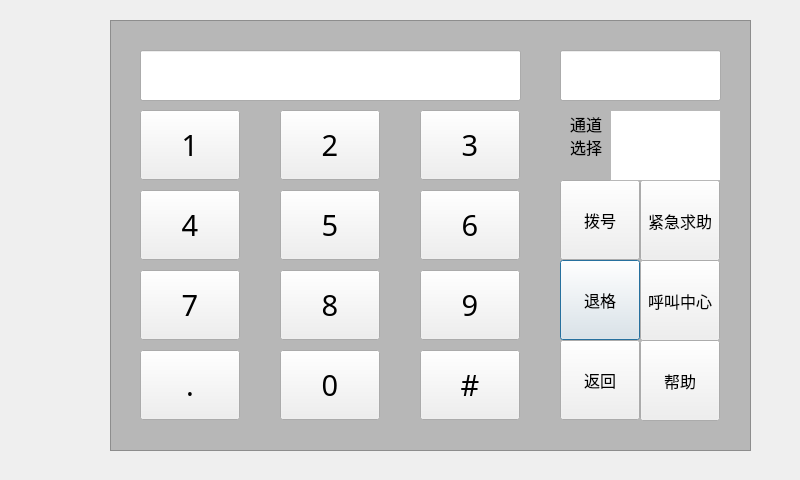
<?xml version="1.0" encoding="UTF-8"?>
<ui version="4.0">
 <class>MctDialog</class>
 <widget class="QDialog" name="MctDialog">
  <property name="geometry">
   <rect>
    <x>0</x>
    <y>0</y>
    <width>800</width>
    <height>480</height>
   </rect>
  </property>
  <property name="windowTitle">
   <string>Dialog</string>
  </property>
  <widget class="QLineEdit" name="lineEditDisplay">
   <property name="geometry">
    <rect>
     <x>140</x>
     <y>50</y>
     <width>381</width>
     <height>51</height>
    </rect>
   </property>
   <property name="font">
    <font>
     <family>AlArabiya</family>
     <pointsize>18</pointsize>
    </font>
   </property>
   <property name="mouseTracking">
    <bool>false</bool>
   </property>
   <property name="focusPolicy">
    <enum>Qt::NoFocus</enum>
   </property>
   <property name="alignment">
    <set>Qt::AlignRight|Qt::AlignTrailing|Qt::AlignVCenter</set>
   </property>
   <property name="readOnly">
    <bool>true</bool>
   </property>
  </widget>
  <widget class="QPushButton" name="pushButtonClear">
   <property name="geometry">
    <rect>
     <x>560</x>
     <y>260</y>
     <width>80</width>
     <height>80</height>
    </rect>
   </property>
   <property name="minimumSize">
    <size>
     <width>80</width>
     <height>80</height>
    </size>
   </property>
   <property name="font">
    <font>
     <family>AlArabiya</family>
     <pointsize>12</pointsize>
    </font>
   </property>
   <property name="text">
    <string>退格</string>
   </property>
  </widget>
  <widget class="QPushButton" name="pushButton_num_9">
   <property name="geometry">
    <rect>
     <x>420</x>
     <y>270</y>
     <width>100</width>
     <height>70</height>
    </rect>
   </property>
   <property name="minimumSize">
    <size>
     <width>0</width>
     <height>0</height>
    </size>
   </property>
   <property name="maximumSize">
    <size>
     <width>1677215</width>
     <height>16777215</height>
    </size>
   </property>
   <property name="font">
    <font>
     <family>AlArabiya</family>
     <pointsize>22</pointsize>
    </font>
   </property>
   <property name="text">
    <string>9</string>
   </property>
  </widget>
  <widget class="QPushButton" name="pushButton_shop">
   <property name="geometry">
    <rect>
     <x>420</x>
     <y>350</y>
     <width>100</width>
     <height>70</height>
    </rect>
   </property>
   <property name="minimumSize">
    <size>
     <width>0</width>
     <height>0</height>
    </size>
   </property>
   <property name="maximumSize">
    <size>
     <width>1677215</width>
     <height>16777215</height>
    </size>
   </property>
   <property name="font">
    <font>
     <family>AlArabiya</family>
     <pointsize>22</pointsize>
    </font>
   </property>
   <property name="text">
    <string>#</string>
   </property>
  </widget>
  <widget class="QPushButton" name="pushButton_num_1">
   <property name="geometry">
    <rect>
     <x>140</x>
     <y>110</y>
     <width>100</width>
     <height>70</height>
    </rect>
   </property>
   <property name="minimumSize">
    <size>
     <width>0</width>
     <height>0</height>
    </size>
   </property>
   <property name="maximumSize">
    <size>
     <width>1677215</width>
     <height>16777215</height>
    </size>
   </property>
   <property name="font">
    <font>
     <family>AlArabiya</family>
     <pointsize>22</pointsize>
    </font>
   </property>
   <property name="text">
    <string>1</string>
   </property>
  </widget>
  <widget class="QPushButton" name="pushButton_num_4">
   <property name="geometry">
    <rect>
     <x>140</x>
     <y>190</y>
     <width>100</width>
     <height>70</height>
    </rect>
   </property>
   <property name="minimumSize">
    <size>
     <width>0</width>
     <height>0</height>
    </size>
   </property>
   <property name="maximumSize">
    <size>
     <width>1677215</width>
     <height>16777215</height>
    </size>
   </property>
   <property name="font">
    <font>
     <family>AlArabiya</family>
     <pointsize>22</pointsize>
    </font>
   </property>
   <property name="text">
    <string>4</string>
   </property>
  </widget>
  <widget class="QPushButton" name="pushButton_num_8">
   <property name="geometry">
    <rect>
     <x>280</x>
     <y>270</y>
     <width>100</width>
     <height>70</height>
    </rect>
   </property>
   <property name="minimumSize">
    <size>
     <width>0</width>
     <height>0</height>
    </size>
   </property>
   <property name="maximumSize">
    <size>
     <width>1677215</width>
     <height>16777215</height>
    </size>
   </property>
   <property name="font">
    <font>
     <family>AlArabiya</family>
     <pointsize>22</pointsize>
    </font>
   </property>
   <property name="text">
    <string>8</string>
   </property>
  </widget>
  <widget class="QPushButton" name="pushButton_num_3">
   <property name="geometry">
    <rect>
     <x>420</x>
     <y>110</y>
     <width>100</width>
     <height>70</height>
    </rect>
   </property>
   <property name="minimumSize">
    <size>
     <width>0</width>
     <height>0</height>
    </size>
   </property>
   <property name="maximumSize">
    <size>
     <width>1677215</width>
     <height>16777215</height>
    </size>
   </property>
   <property name="font">
    <font>
     <family>AlArabiya</family>
     <pointsize>22</pointsize>
    </font>
   </property>
   <property name="text">
    <string>3</string>
   </property>
  </widget>
  <widget class="QPushButton" name="pushButtonDial">
   <property name="geometry">
    <rect>
     <x>560</x>
     <y>180</y>
     <width>80</width>
     <height>80</height>
    </rect>
   </property>
   <property name="minimumSize">
    <size>
     <width>80</width>
     <height>80</height>
    </size>
   </property>
   <property name="maximumSize">
    <size>
     <width>120</width>
     <height>16777215</height>
    </size>
   </property>
   <property name="font">
    <font>
     <family>AlArabiya</family>
     <pointsize>12</pointsize>
    </font>
   </property>
   <property name="text">
    <string>拨号</string>
   </property>
  </widget>
  <widget class="QPushButton" name="pushButton_num_2">
   <property name="geometry">
    <rect>
     <x>280</x>
     <y>110</y>
     <width>100</width>
     <height>70</height>
    </rect>
   </property>
   <property name="minimumSize">
    <size>
     <width>0</width>
     <height>0</height>
    </size>
   </property>
   <property name="maximumSize">
    <size>
     <width>1677215</width>
     <height>16777215</height>
    </size>
   </property>
   <property name="font">
    <font>
     <family>AlArabiya</family>
     <pointsize>22</pointsize>
    </font>
   </property>
   <property name="text">
    <string>2</string>
   </property>
  </widget>
  <widget class="QPushButton" name="pushButton_num_0">
   <property name="geometry">
    <rect>
     <x>280</x>
     <y>350</y>
     <width>100</width>
     <height>70</height>
    </rect>
   </property>
   <property name="minimumSize">
    <size>
     <width>0</width>
     <height>0</height>
    </size>
   </property>
   <property name="maximumSize">
    <size>
     <width>1677215</width>
     <height>16777215</height>
    </size>
   </property>
   <property name="font">
    <font>
     <family>AlArabiya</family>
     <pointsize>22</pointsize>
    </font>
   </property>
   <property name="text">
    <string>0</string>
   </property>
  </widget>
  <widget class="QPushButton" name="pushButton_num_7">
   <property name="geometry">
    <rect>
     <x>140</x>
     <y>270</y>
     <width>100</width>
     <height>70</height>
    </rect>
   </property>
   <property name="minimumSize">
    <size>
     <width>0</width>
     <height>0</height>
    </size>
   </property>
   <property name="maximumSize">
    <size>
     <width>1677215</width>
     <height>16777215</height>
    </size>
   </property>
   <property name="font">
    <font>
     <family>AlArabiya</family>
     <pointsize>22</pointsize>
    </font>
   </property>
   <property name="text">
    <string>7</string>
   </property>
  </widget>
  <widget class="QPushButton" name="pushButton_num_5">
   <property name="geometry">
    <rect>
     <x>280</x>
     <y>190</y>
     <width>100</width>
     <height>70</height>
    </rect>
   </property>
   <property name="minimumSize">
    <size>
     <width>0</width>
     <height>0</height>
    </size>
   </property>
   <property name="maximumSize">
    <size>
     <width>1677215</width>
     <height>16777215</height>
    </size>
   </property>
   <property name="font">
    <font>
     <family>AlArabiya</family>
     <pointsize>22</pointsize>
    </font>
   </property>
   <property name="text">
    <string>5</string>
   </property>
  </widget>
  <widget class="QPushButton" name="pushButton_num_6">
   <property name="geometry">
    <rect>
     <x>420</x>
     <y>190</y>
     <width>100</width>
     <height>70</height>
    </rect>
   </property>
   <property name="minimumSize">
    <size>
     <width>0</width>
     <height>0</height>
    </size>
   </property>
   <property name="maximumSize">
    <size>
     <width>1677215</width>
     <height>16777215</height>
    </size>
   </property>
   <property name="font">
    <font>
     <family>AlArabiya</family>
     <pointsize>22</pointsize>
    </font>
   </property>
   <property name="text">
    <string>6</string>
   </property>
  </widget>
  <widget class="QPushButton" name="pushButtonReturn">
   <property name="geometry">
    <rect>
     <x>560</x>
     <y>340</y>
     <width>80</width>
     <height>80</height>
    </rect>
   </property>
   <property name="minimumSize">
    <size>
     <width>80</width>
     <height>80</height>
    </size>
   </property>
   <property name="maximumSize">
    <size>
     <width>80</width>
     <height>16777215</height>
    </size>
   </property>
   <property name="font">
    <font>
     <family>AlArabiya</family>
     <pointsize>12</pointsize>
    </font>
   </property>
   <property name="text">
    <string>返回</string>
   </property>
  </widget>
  <widget class="QPushButton" name="pushButton_dot">
   <property name="geometry">
    <rect>
     <x>140</x>
     <y>350</y>
     <width>100</width>
     <height>70</height>
    </rect>
   </property>
   <property name="minimumSize">
    <size>
     <width>0</width>
     <height>0</height>
    </size>
   </property>
   <property name="maximumSize">
    <size>
     <width>1677215</width>
     <height>16777215</height>
    </size>
   </property>
   <property name="font">
    <font>
     <family>AlArabiya</family>
     <pointsize>22</pointsize>
    </font>
   </property>
   <property name="text">
    <string>.</string>
   </property>
  </widget>
  <widget class="QPushButton" name="pushButtonHelp">
   <property name="geometry">
    <rect>
     <x>640</x>
     <y>340</y>
     <width>80</width>
     <height>81</height>
    </rect>
   </property>
   <property name="font">
    <font>
     <family>AlArabiya</family>
     <pointsize>12</pointsize>
    </font>
   </property>
   <property name="text">
    <string>帮助</string>
   </property>
  </widget>
  <widget class="QPushButton" name="pushButtonCallCenter">
   <property name="geometry">
    <rect>
     <x>640</x>
     <y>260</y>
     <width>80</width>
     <height>81</height>
    </rect>
   </property>
   <property name="font">
    <font>
     <family>AlArabiya</family>
     <pointsize>12</pointsize>
    </font>
   </property>
   <property name="text">
    <string>呼叫中心</string>
   </property>
  </widget>
  <widget class="QPushButton" name="pushButtonEmergency">
   <property name="geometry">
    <rect>
     <x>640</x>
     <y>180</y>
     <width>80</width>
     <height>81</height>
    </rect>
   </property>
   <property name="font">
    <font>
     <family>AlArabiya</family>
     <pointsize>12</pointsize>
    </font>
   </property>
   <property name="text">
    <string>紧急求助</string>
   </property>
  </widget>
  <widget class="QLineEdit" name="lineEditInfo">
   <property name="geometry">
    <rect>
     <x>560</x>
     <y>50</y>
     <width>161</width>
     <height>51</height>
    </rect>
   </property>
   <property name="font">
    <font>
     <family>AlArabiya</family>
     <pointsize>12</pointsize>
    </font>
   </property>
   <property name="focusPolicy">
    <enum>Qt::NoFocus</enum>
   </property>
   <property name="alignment">
    <set>Qt::AlignCenter</set>
   </property>
   <property name="readOnly">
    <bool>true</bool>
   </property>
  </widget>
  <widget class="QLabel" name="label">
   <property name="geometry">
    <rect>
     <x>560</x>
     <y>120</y>
     <width>62</width>
     <height>17</height>
    </rect>
   </property>
   <property name="text">
    <string/>
   </property>
  </widget>
  <widget class="QLabel" name="label_2">
   <property name="geometry">
    <rect>
     <x>570</x>
     <y>110</y>
     <width>41</width>
     <height>51</height>
    </rect>
   </property>
   <property name="font">
    <font>
     <family>AlArabiya</family>
     <pointsize>12</pointsize>
    </font>
   </property>
   <property name="text">
    <string>通道
选择</string>
   </property>
  </widget>
  <widget class="QTableView" name="tableViewVideoChannel">
   <property name="geometry">
    <rect>
     <x>610</x>
     <y>110</y>
     <width>111</width>
     <height>71</height>
    </rect>
   </property>
   <property name="verticalScrollBarPolicy">
    <enum>Qt::ScrollBarAlwaysOff</enum>
   </property>
   <property name="horizontalScrollBarPolicy">
    <enum>Qt::ScrollBarAlwaysOff</enum>
   </property>
   <property name="autoScroll">
    <bool>false</bool>
   </property>
  </widget>
  <widget class="QFrame" name="frame">
   <property name="geometry">
    <rect>
     <x>110</x>
     <y>20</y>
     <width>641</width>
     <height>431</height>
    </rect>
   </property>
   <property name="styleSheet">
    <string notr="true">background-color: rgba(128, 128,128, 128);</string>
   </property>
   <property name="frameShape">
    <enum>QFrame::StyledPanel</enum>
   </property>
   <property name="frameShadow">
    <enum>QFrame::Raised</enum>
   </property>
  </widget>
  <zorder>frame</zorder>
  <zorder>lineEditDisplay</zorder>
  <zorder>pushButtonClear</zorder>
  <zorder>pushButton_num_9</zorder>
  <zorder>pushButton_shop</zorder>
  <zorder>pushButton_num_1</zorder>
  <zorder>pushButton_num_4</zorder>
  <zorder>pushButton_num_8</zorder>
  <zorder>pushButton_num_3</zorder>
  <zorder>pushButtonDial</zorder>
  <zorder>pushButton_num_2</zorder>
  <zorder>pushButton_num_0</zorder>
  <zorder>pushButton_num_7</zorder>
  <zorder>pushButton_num_5</zorder>
  <zorder>pushButton_num_6</zorder>
  <zorder>pushButtonReturn</zorder>
  <zorder>pushButton_dot</zorder>
  <zorder>pushButtonHelp</zorder>
  <zorder>pushButtonCallCenter</zorder>
  <zorder>pushButtonEmergency</zorder>
  <zorder>lineEditInfo</zorder>
  <zorder>label</zorder>
  <zorder>label_2</zorder>
  <zorder>tableViewVideoChannel</zorder>
 </widget>
 <tabstops>
  <tabstop>lineEditDisplay</tabstop>
 </tabstops>
 <resources/>
 <connections/>
</ui>
